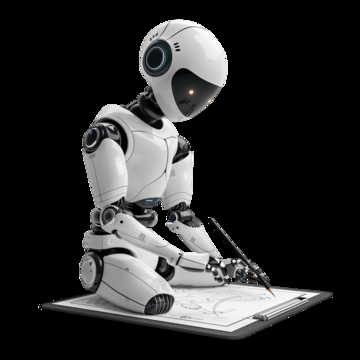
#> input picture noise/robot.png, 360 x 360 px, found by its file name
$ python noise_denoise.py
#> lines starting #> are read from the running program, lines starting #| are printed output that depends on the picture
import cv2
import numpy as np

# ---------- READ ORIGINAL IMAGE ----------
img = cv2.imread("/home/harshil/PA1_ECHS/noise/robot.png")
#> img is the input picture: shape (360, 360, 3); mean B, G, R 43.5, 43.3, 43.2
if img is None:
    raise Exception("robot.png not found")

# ---------- ADD NOISE ----------
noise = np.random.normal(0, 25, img.shape).astype(np.uint8)
noised = cv2.add(img, noise)
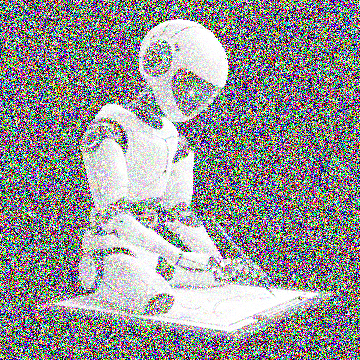
#> noised: shape (360, 360, 3); mean B, G, R 148.8, 148.2, 148.7
cv2.imwrite("/home/harshil/PA1_ECHS/noise/noised.jpg", noised)
print("✅ Noised image saved as noised.jpg")

# ---------- REMOVE NOISE (DENOISE) ----------
denoised = cv2.GaussianBlur(noised, (5, 5), 0)
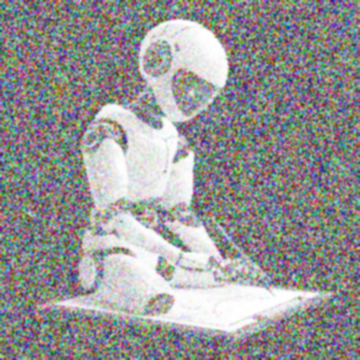
#> denoised: shape (360, 360, 3); mean B, G, R 148.7, 148.2, 148.7
cv2.imwrite("/home/harshil/PA1_ECHS/noise/denoised.jpg", denoised)
print("✅ Denoised image saved as denoised.jpg")
